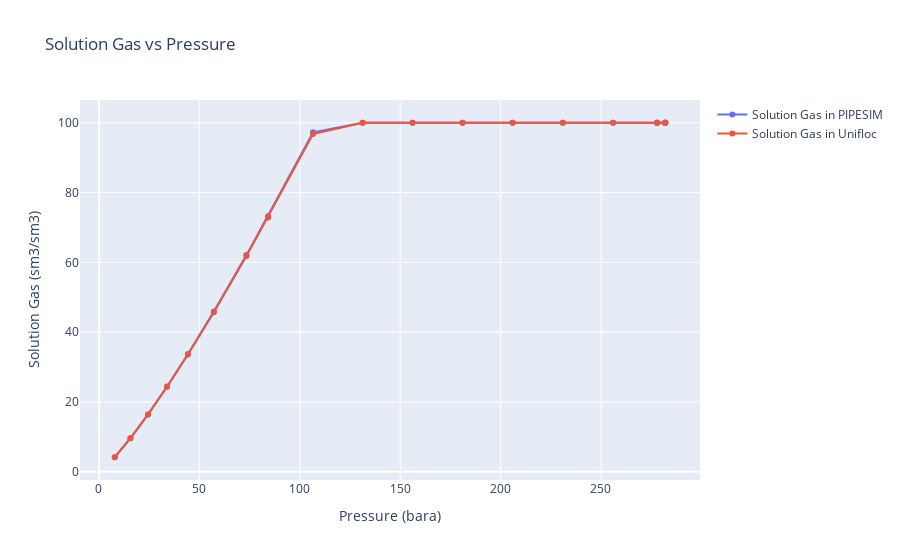

Notebook cell for this chart:
### Markdown cell above
# Сравнение результатов расчета газосодержания в PIPESIM и Unifloc VBA / # Comparison of solution gas

### Code cell
create_comparison_plot(
    loaded_results_data[resuts_key_fluid_analysis][results_key_pipesim][pressure_key_bara],
    loaded_results_data[resuts_key_fluid_analysis][results_key_pipesim][solution_gas_key_m3m3], 
    loaded_results_data[resuts_key_fluid_analysis][results_key_pipesim][pressure_key_bara], # (atma) уже переведены в (bara) 
    loaded_results_data[resuts_key_fluid_analysis][results_key_unifloc][solution_gas_key_m3m3],
    'Solution Gas vs Pressure',
    'Pressure (bara)',
    'Solution Gas (sm3/sm3)',
    'Solution Gas in PIPESIM',
    'Solution Gas in Unifloc'
)

### Figure 1 — Plotly figure (JSON) as saved in the notebook; plotly's stock layout.template omitted (floating-point values rounded to 4 significant figures)
{"data": [{"mode": "lines+markers", "name": "Solution Gas in PIPESIM", "type": "scatter", "x": [282.0, 282.0, 282.0, 277.9, 277.9, 256.0, 231.0, 206.0, 181.0, 156.1, 131.3, 106.6, 84.22, 73.43, 57.19, 44.29, 33.91, 24.4, 15.65, 7.849], "y": [100.0, 100.0, 100.0, 100.0, 100.0, 100.0, 100.0, 100.0, 100.0, 100.0, 100.0, 97.27, 73.23, 62.08, 45.94, 33.76, 24.47, 16.46, 9.641, 4.2]}, {"mode": "lines+markers", "name": "Solution Gas in Unifloc", "type": "scatter", "x": [282.0, 282.0, 282.0, 277.9, 277.9, 256.0, 231.0, 206.0, 181.0, 156.1, 131.3, 106.6, 84.22, 73.43, 57.19, 44.29, 33.91, 24.4, 15.65, 7.849], "y": [100, 100, 100, 100, 100, 100, 100, 100, 100, 100, 100, 96.8, 72.89, 61.8, 45.74, 33.63, 24.38, 16.4, 9.608, 4.187]}], "layout": {"title": {"text": "Solution Gas vs Pressure"}, "xaxis": {"title": {"text": "Pressure (bara)"}}, "yaxis": {"title": {"text": "Solution Gas (sm3/sm3)"}}}}
